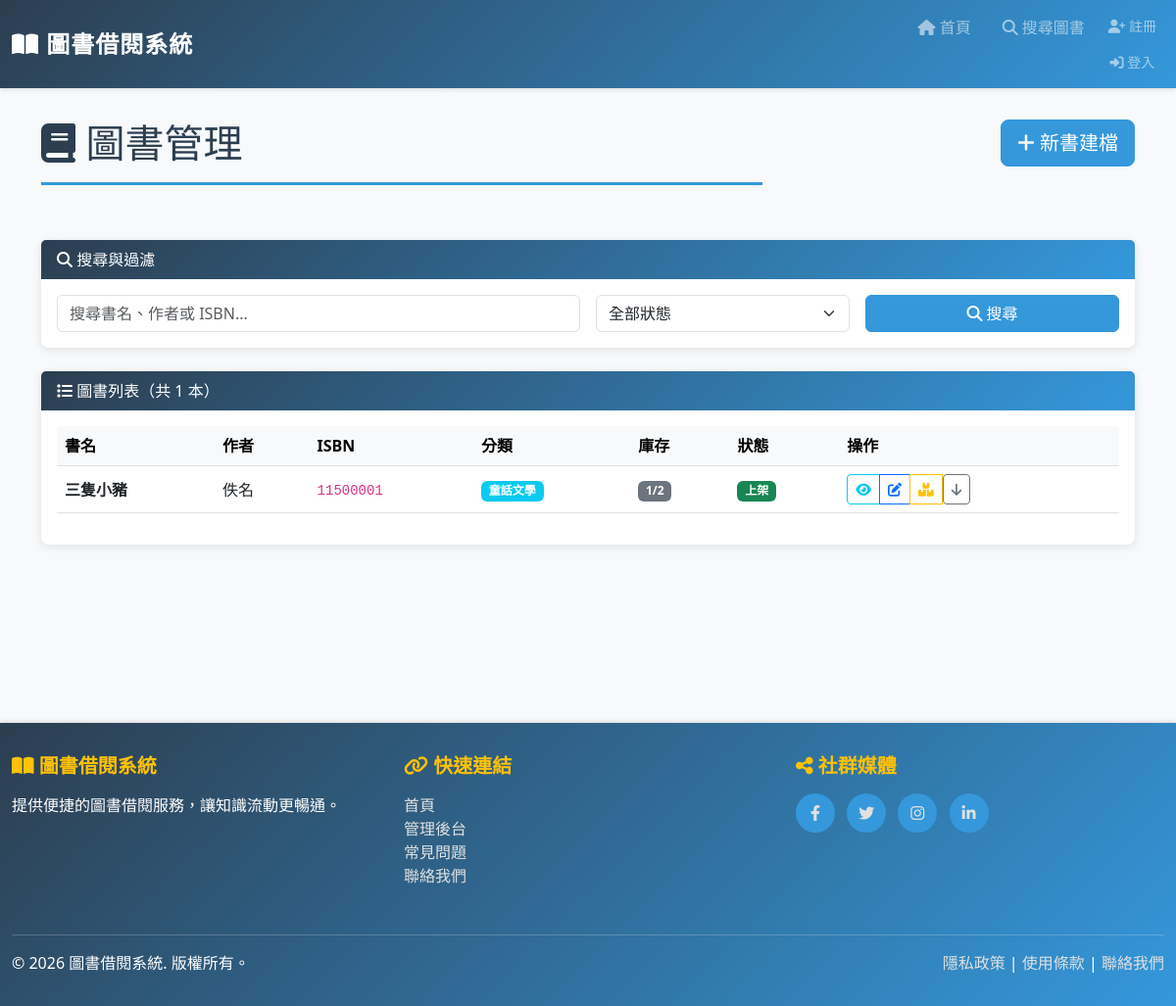
The page /books/ on the database its author committed.
### library/models.py (models this page shows, shortened)
class Book(models.Model):
    STATUS_CHOICES = [
        ('available', '上架'),
        ('unavailable', '下架'),
    ]
    title = models.CharField(
        max_length=200,
        verbose_name='書名',
        help_text='圖書標題'
    )
    author = models.CharField(
        max_length=100,
        verbose_name='作者',
        help_text='圖書作者名稱'
    )
    isbn = models.CharField(
        max_length=20,
        unique=True,
        verbose_name='ISBN',
        help_text='國際標準書號'
    )
    publisher = models.CharField(
        max_length=100,
        verbose_name='出版商',
        help_text='圖書出版社'
    )
    category = models.CharField(
        max_length=50,
        verbose_name='分類',
        help_text='圖書分類（如：文學、歷史、科技等）'
    )
    created_date = models.DateTimeField(
        auto_now_add=True,
        verbose_name='建檔日期',
        help_text='圖書建檔時間'
    )
    total_quantity = models.IntegerField(
        default=1,
        verbose_name='總數量',
        help_text='圖書館購入該書的總冊數'
    )
    available_quantity = models.IntegerField(
        default=1,
        verbose_name='庫存數量',
        help_text='該書目前可借用的冊數'
    )
    status = models.CharField(
        max_length=20,
        choices=STATUS_CHOICES,
        default='available',
        verbose_name='狀態',
        help_text='圖書當前狀態（上架/下架）'
    )
    class Meta:
        verbose_name = '圖書'
        verbose_name_plural = '圖書'
        ordering = ['-created_date']
        indexes = [
            models.Index(fields=['isbn']),
            models.Index(fields=['category']),
        ]

### library/views.py (the view)
# urls.py: path('books/', views.BookListView.as_view(), name='book_list'),
class BookListView(ListView):
    model = Book
    template_name = 'book/book_list.html'
    context_object_name = 'books'
    paginate_by = 20
    def get_queryset(self):
        queryset = Book.objects.all()
        search_query = self.request.GET.get('search')
        if search_query:
            queryset = queryset.filter(
                Q(title__icontains=search_query) |
                Q(author__icontains=search_query) |
                Q(isbn__icontains=search_query)
            )
        category = self.request.GET.get('category')
        if category:
            queryset = queryset.filter(category=category)
        status = self.request.GET.get('status')
        if status:
            queryset = queryset.filter(status=status)
        return queryset.order_by('-created_date')
    def get_context_data(self, **kwargs):
        context = super().get_context_data(**kwargs)
        context['categories'] = Book.objects.values_list('category', flat=True).distinct()
        context['search_query'] = self.request.GET.get('search', '')
        return context

### library/templates/book/book_list.html (shortened to what this page needs)
{% extends "base.html" %}
{% block content %}
<div class="row mb-4">
    <div class="col-md-8">
        <h1 class="page-title">
            <i class="fas fa-book"></i> 圖書管理
        </h1>
    </div>
    <div class="col-md-4 text-end">
        <a href="{% url 'library:book_create' %}" class="btn btn-primary btn-lg">
            <i class="fas fa-plus"></i> 新書建檔
        </a>
    </div>
</div>
<div class="card mb-4">
    <div class="card-header">
        <i class="fas fa-search"></i> 搜尋與過濾
    </div>
    <div class="card-body">
        <form method="get" class="row g-3">
            <div class="col-md-6">
                <input type="text" name="search" class="form-control"
                       placeholder="搜尋書名、作者或 ISBN..."
                       value="{{ search_query }}">
            </div>
            <div class="col-md-3">
                <select name="status" class="form-select">
                    <option value="">全部狀態</option>
                </select>
            </div>
            <div class="col-md-3">
                <button type="submit" class="btn btn-primary w-100">
                    <i class="fas fa-search"></i> 搜尋
                </button>
            </div>
        </form>
    </div>
</div>
<div class="card">
    <div class="card-header">
        <i class="fas fa-list"></i> 圖書列表（共 {{ paginator.count }} 本）
    </div>
    <div class="card-body">
        {% if books %}
        <div class="table-responsive">
            <table class="table table-hover align-middle">
                <thead class="table-light">
                    <tr>
                        <th>書名</th>
                        <th>作者</th>
                        <th>ISBN</th>
                        <th>分類</th>
                        <th>庫存</th>
                        <th>狀態</th>
                        <th>操作</th>
                    </tr>
                </thead>
                <tbody>
                    {% for book in books %}
                    <tr>
                        <td>
                            <strong>{{ book.title }}</strong>
                        </td>
                        <td>{{ book.author }}</td>
                        <td>
                            <code>{{ book.isbn }}</code>
                        </td>
                        <td>
                            <span class="badge bg-info">{{ book.category }}</span>
                        </td>
                        <td>
                            <span class="badge bg-secondary">
                                {{ book.available_quantity }}/{{ book.total_quantity }}
                            </span>
                        </td>
                        <td>
                            {% if book.status == 'available' %}
                                <span class="badge bg-success">上架</span>
                            {% else %}
                                <span class="badge bg-danger">下架</span>
                            {% endif %}
                        </td>
                        <td>
                            <div class="btn-group btn-group-sm" role="group">
                                <a href="{% url 'library:book_detail' book.pk %}" class="btn btn-outline-info"
                                   title="查看詳情">
                                    <i class="fas fa-eye"></i>
                                </a>
                                <a href="{% url 'library:book_edit' book.pk %}" class="btn btn-outline-primary"
                                   title="編輯">
                                    <i class="fas fa-edit"></i>
                                </a>
                                <a href="{% url 'library:book_inventory' book.pk %}" class="btn btn-outline-warning"
                                   title="調整庫存">
                                    <i class="fas fa-boxes"></i>
                                </a>
                                <form method="post" action="{% url 'library:book_toggle_status' book.pk %}"
                                      style="display:inline;"
                                      onsubmit="return confirm('確定要{{ book.get_status_display }}此圖書嗎？');">
                                    <button type="submit" class="btn btn-outline-secondary btn-sm"
                                            title="{% if book.status == 'available' %}下架{% else %}上架{% endif %}">
                                        {% if book.status == 'available' %}
                                            <i class="fas fa-arrow-down"></i>
                                        {% else %}
                                            <i class="fas fa-arrow-up"></i>
                                        {% endif %}
                                    </button>
                                </form>
                            </div>
                        </td>
                    </tr>
                    {% endfor %}
                </tbody>
            </table>
        </div>
        {% endif %}
    </div>
</div>
{% endblock %}

### library/templates/base.html (style rules this page uses)
:root { --primary-color: #2c3e50; --secondary-color: #3498db; --accent-color: #e74c3c; }
html { height: 100%; }
body { min-height: 100vh; display: flex; flex-direction: column; background-color: #f8f9fa; }
.page-title { margin-bottom: 2rem; color: var(--primary-color); border-bottom: 3px solid var(--secondary-color); padding-bottom: 1rem; }
.card { border: none; border-radius: 0.5rem; box-shadow: 0 2px 8px rgba(0, 0, 0, 0.1); transition: transform 0.3s ease, box-shadow 0.3s ease; }
.card-header { background: linear-gradient(135deg, var(--primary-color) 0%, var(--secondary-color) 100%); color: white; border: none; border-radius: 0.5rem 0.5rem 0 0; }
.btn-primary { background-color: var(--secondary-color); border-color: var(--secondary-color); transition: all 0.3s ease; }
.btn-sm { font-size: 0.875rem; }

### rows shown on the page
Book: title "三隻小豬", author "佚名", isbn "11500001", category "童話文學", available_quantity "1", total_quantity "2", status "上架"

### other values the page prints
{{ paginator.count }} "1"
